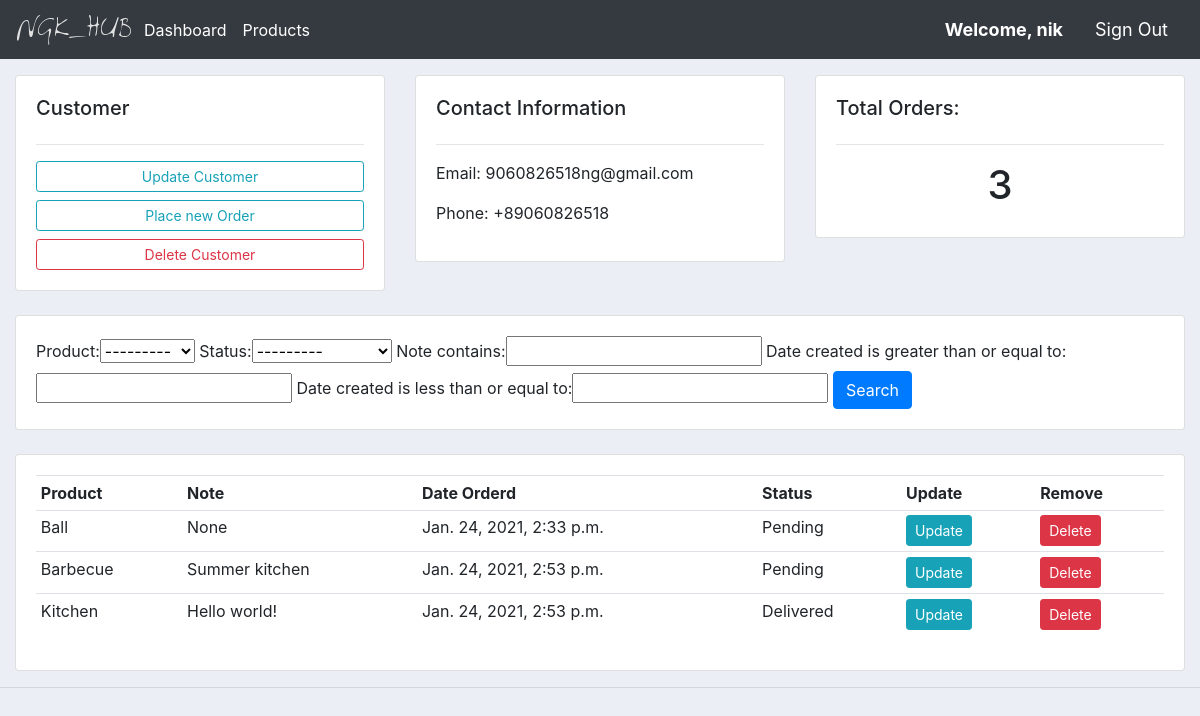
The app's page /customer/1/ (signed in), older data.
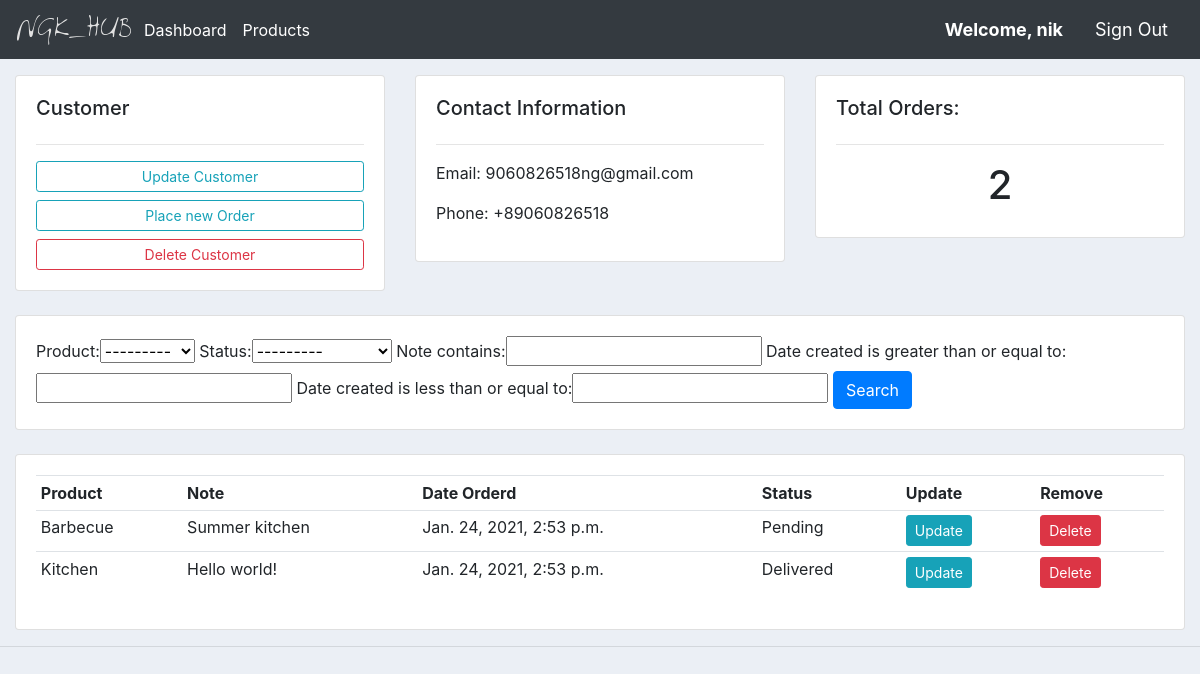
The same page, newer data.
### base/models.py (models this page shows, shortened)
class Customer(models.Model):
	user = models.OneToOneField(User, null=True, blank=True, on_delete=models.CASCADE)
	name = models.CharField(max_length=100, null=True)
	telephone = models.CharField(max_length=12, null=True)
	email = models.EmailField(max_length=100, null=True)
	date_created = models.DateTimeField(auto_now_add=True, null=True)
	profile_picture = models.ImageField(default="default.png", null=True, blank=True)
	def total_orders(self):
		return self.order_set.all()

class Order(models.Model):
	STATUS = (
			('Pending','Pending'),
			('Out for delivery', 'Out for delivery'),
			('Delivered','Delivered'),
			)
	customer = models.ForeignKey(Customer, null=True, on_delete=models.SET_NULL)
	product = models.ForeignKey(Product, null=True, on_delete=models.SET_NULL)
	date_created = models.DateTimeField(auto_now_add=True, null=True)
	status = models.CharField(max_length=200, null=True, choices=STATUS)
	note = models.CharField(max_length=1000, null=True)

class Product(models.Model):
	CATEGORY = (
			('Indoor','Indoor'),
			('Out Door','Out Door'),
			)
	name = models.CharField(max_length=100, null=True)
	price = models.FloatField(null=True)
	description = models.CharField(max_length=400,null=True, blank=True)
	date_created = models.DateTimeField(auto_now_add=True,null=True)
	category = models.CharField(max_length=100, null=True, choices=CATEGORY)
	tag = models.ManyToManyField(Tag)
	def __str__(self):
		return self.name

### base/decorators.py (the view)
		def wrapper_func(request, *args, **kwargs):
			group = None
			if request.user.groups.exists():
				group = request.user.groups.all()[0].name
			if group in allowed_roles:
				return view_func(request, *args, **kwargs)
			else:
				return HttpResponse('You are not authorized to view this page.')

### base/views.py (called while the page is built)
@login_required(login_url='login')
@allowed_users(allowed_roles=['Admin'])
def customerView(request, user_id):
	customer = Customer.objects.get(id=user_id)
	orders = Order.objects.filter(customer=customer)
	total_orders = customer.total_orders()
	myFilter = OrderFilter(request.GET, queryset=orders)
	orders = myFilter.qs
	context={
		'orders':orders,
		'customer':customer,
		'total_orders':total_orders,
		'myFilter':myFilter,
	}
	return render(request,'main/customer.html',context)

### templates/main/customer.html
{% extends 'basic/base.html' %}
{% block content %}
<div class="row">
	<div class="col-md">
		<div class="card card-body mt-3">
			<h5>Customer</h5>
			<hr>
			<a class="btn btn-outline-info  btn-sm btn-block" href="">Update Customer</a>
			<a class="btn btn-outline-info  btn-sm btn-block" href="{% url 'createorder' customer.id%}">Place new Order</a>
			<a class="btn btn-outline-danger  btn-sm btn-block" href="{% url 'deletecustomer' customer.id%}">Delete Customer</a>
		</div>
	</div>
	<div class="col-md">
		<div class="card card-body mt-3">
			<h5>Contact Information</h5>
			<hr>
			<p>Email: {{customer.email}}</p>
			<p>Phone: +{{customer.telephone}}</p>
		</div>
	</div>
	<div class="col-md">
		<div class="card card-body mt-3">
			<h5>Total Orders:</h5>
			<hr>
			<h1 class="text-center">{{total_orders.count}}</h1>
		</div>
	</div>
</div>
<br>
<div class="row">
	<div class="col">
		<div class="card card-body">
			<form method="get">
				{{myFilter.form}}
				<button class="btn btn-primary" type="submit">Search</button>
		  </form>
		</div>
	</div>
</div>
<br>
<div class="row">
	<div class="col-md">
		<div class="card card-body">
			<table class="table table-sm">
				<tr>
					<th>Product</th>
					<th>Note</th>
					<th>Date Orderd</th>
					<th>Status</th>
					<th>Update</th>
					<th>Remove</th>
				</tr>
				{% for order in orders %}
				<tr>
					<td>{{order.product.name}}</td>
					<td>{{order.note}}</td>
					<td>{{order.date_created}}</td>
					<td>{{order.status}}</td>
					<td><a class="btn btn-sm btn-info" href="">Update</a></td>
					<td><a class="btn btn-sm btn-danger" href="">Delete</a></td>
				</tr>
				{%endfor%}
			</table>
		</div>
	</div>
</div>
{% endblock %}

Row changes from the older to the newer data that the page shows:
removed Order: product.name "Ball", note "None", date_created "Jan. 24, 2021, 2:33 p.m.", status "Pending"
changed Customer "9060826518ng@gmail.com": count "3" → "2"
